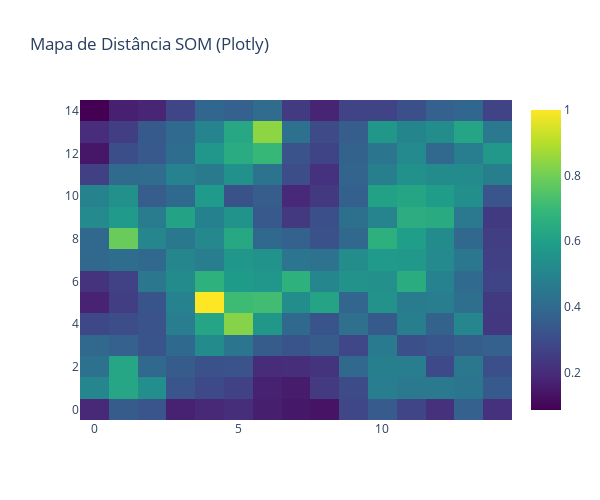

Here is the notebook cell this chart was saved with:
### Markdown cell above
### 8. Visualização Interativa com Plotly (heatmap):

### Code cell
import plotly.graph_objects as go

heatmap = som.distance_map().T
fig = go.Figure(data=go.Heatmap(z=heatmap, colorscale='Viridis'))
fig.update_layout(title="Mapa de Distância SOM (Plotly)", width=600, height=500)
fig.show()

### Figure 1 — Plotly figure (JSON) as saved in the notebook; plotly's stock layout.template omitted (floating-point values rounded to 4 significant figures; data arrays with more than 128 entries replaced by an {"elided": "..."} marker saying what was removed)
{"data": [{"colorscale": [[0, "#440154"], [0.1111, "#482878"], [0.2222, "#3e4989"], [0.3333, "#31688e"], [0.4444, "#26828e"], [0.5556, "#1f9e89"], [0.6667, "#35b779"], [0.7778, "#6ece58"], [0.8889, "#b5de2b"], [1, "#fde725"]], "type": "heatmap", "z": {"elided": "15x15 float values"}}], "layout": {"height": 500, "title": {"text": "Mapa de Distância SOM (Plotly)"}, "width": 600}}
